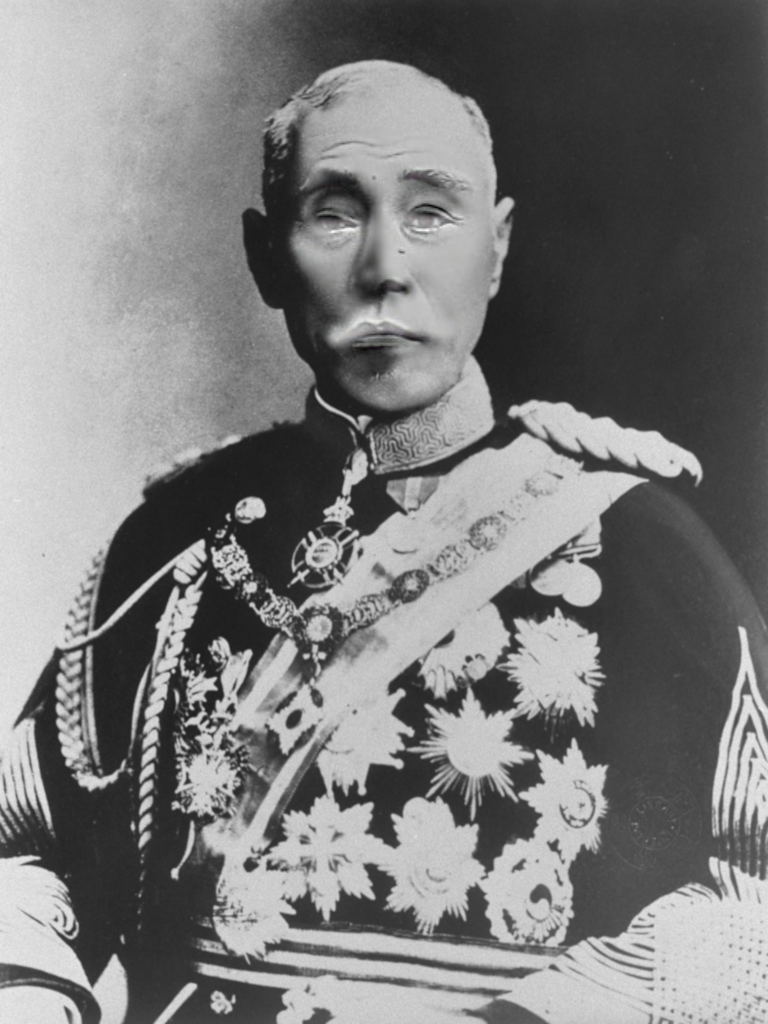
//> input picture output.png, 768 x 1024 px
$ ./poisson_image_editing output.png output.png   (built with g++ and OpenCV 4)
//> lines starting //> are read from the running program, lines starting //| are printed output that depends on the picture; after the words box and inside, x2 and y2 are one past the last pixel; in counts of white or black regions, pixels touching at a corner belong together
#include <opencv2/opencv.hpp>

#define PX3(image, i, j) image.at<Vec3f>(i, j)
#define PX4(image, i, j) image.at<Vec4f>(i, j)
#define REP(i, n) for (int i = 0; i < n; i++)
#define REP1(i, n) for (int i = 1; i < n; i++)
#define COUNT 8
#define OUTPUT_FILE "output.png"

using namespace cv;

char *cmd_option(int argc, char *argv[], char c) {
//> called with argc = 3, c = 'r'
  int i;
  for (i = 0; i < argc; i++)
    if (argv[i][0] == '-' && argv[i][1] == c)
      return argv[i + 1];
  return NULL;
}

struct hsv {
  int h, s, v;
};

struct hsv rgb2hsv(int r, int g, int b) {
  int min, max;
  struct hsv hsv;
  r < b &&r < g ? (min = r) : (b < g ? min = b : min = g);
  r > b &&r > g ? (max = r) : (b > g ? max = b : max = g);
  int h = 0;
  int s = 1.0 * (max - min) / max * 255;
  int v = max;
  if (max == r) {
    h = 60.0 * (b - g) / (max - min);
  } else if (max == g) {
    h = 60.0 * (2.0 + (r - b) / (max - min));
  } else if (max == b) {
    h = 60.0 * (4 + (g - r) / (max - min));
  }
  hsv.h = h;
  hsv.s = s;
  hsv.v = v;
  return hsv;
}

int main(int argc, char *argv[]) {
  if (argc < 3) {
    printf("使用法: %s 元画像ファイル 貼付画像ファイル [オプション]\
        \n\
        \n\033[1m貼り付け画像は、3 チャンネルであり、背景は\033[32m緑色\033[30m\033[1mである必要があります\033[0m\
        \n\
        \nオプション:\
        \n  -o\t出力ファイル名(デフォルト: %s) \
        \n  -r\t繰り返し回数(デフォルト: %d) \
        \n  -p\t貼り付け画像の座標(デフォルト: 0,0)\
        \n  -s\tリサイズ(デフォルト: 1.0)\
        \n",
           argv[0], OUTPUT_FILE, COUNT);
    return -1;
  }

  double size = 1.0;
  int repert = 0;
  if (char *rep = cmd_option(argc, argv, 'r'))
    repert = atoi(rep);

  if (char *siz = cmd_option(argc, argv, 's'))
    size = atof(siz);

  char tmp_p[64] = "0,0";
  char *opt_p = cmd_option(argc, argv, 'p');
  char *p = opt_p ? opt_p : tmp_p;
  int y, x;
  sscanf(p, "%d,%d", &y, &x);
  printf("貼り付け画像の座標: (%d, %d)\n", y, x);

  Mat target, source;
  target = imread(argv[1]);
//> target is the input picture: 1024 rows x 768 cols, CV_8UC3; mean B, G, R 124, 124, 124
  printf("読み込み(元画像): %s\n", argv[1]);
//| 読み込み(元画像): output.png
  source = imread(argv[2], -1);
  resize(source, source, Size(), size, size);
  printf("読み込み(貼付画像): %s\n", argv[2]);
//| 読み込み(貼付画像): output.png
  printf("貼り付け画像の拡大率: %.1f%%\n", size * 100);

  target.convertTo(target, CV_32FC3);
//> target: 1024 rows x 768 cols, CV_32FC3
  source.convertTo(source, CV_32FC4);
  Mat alpha(source.rows, source.cols, CV_8UC1);

  REP(i, source.rows) {
    REP(j, source.cols) {
      int r = PX3(source, i, j)[0];
      int g = PX3(source, i, j)[1];
      int b = PX3(source, i, j)[2];
      struct hsv tmp_c = rgb2hsv(r, g, b);
      if (80 < tmp_c.h && tmp_c.h < 140 && 200 < tmp_c.s && 200 < tmp_c.v) {
        alpha.at<uchar>(i, j) = 0;
      } else {
        alpha.at<uchar>(i, j) = 255;
      }
    }
  }
//> alpha: 1024 rows x 768 cols, CV_8UC1; every value is 255

  REP(k, 2) {
    Mat tmp = alpha.clone();
    REP(i, alpha.rows) {
      REP(j, alpha.cols) {
        if (alpha.at<uchar>(i, j) == 255 &&
            (alpha.at<uchar>(i - 1, j) == 0 || alpha.at<uchar>(i, j + 1) == 0 ||
             alpha.at<uchar>(i + 1, j) == 0 || alpha.at<uchar>(i, j - 1) == 0 ||
             i == 1 || j == 1 || i == alpha.rows - 1 || j == alpha.cols - 1)) {
          tmp.at<uchar>(i, j) = 0;
        }
      }
    }
    alpha = tmp;
  }
//> this loop made 2 passes
//> pass 1, `alpha = tmp;`:
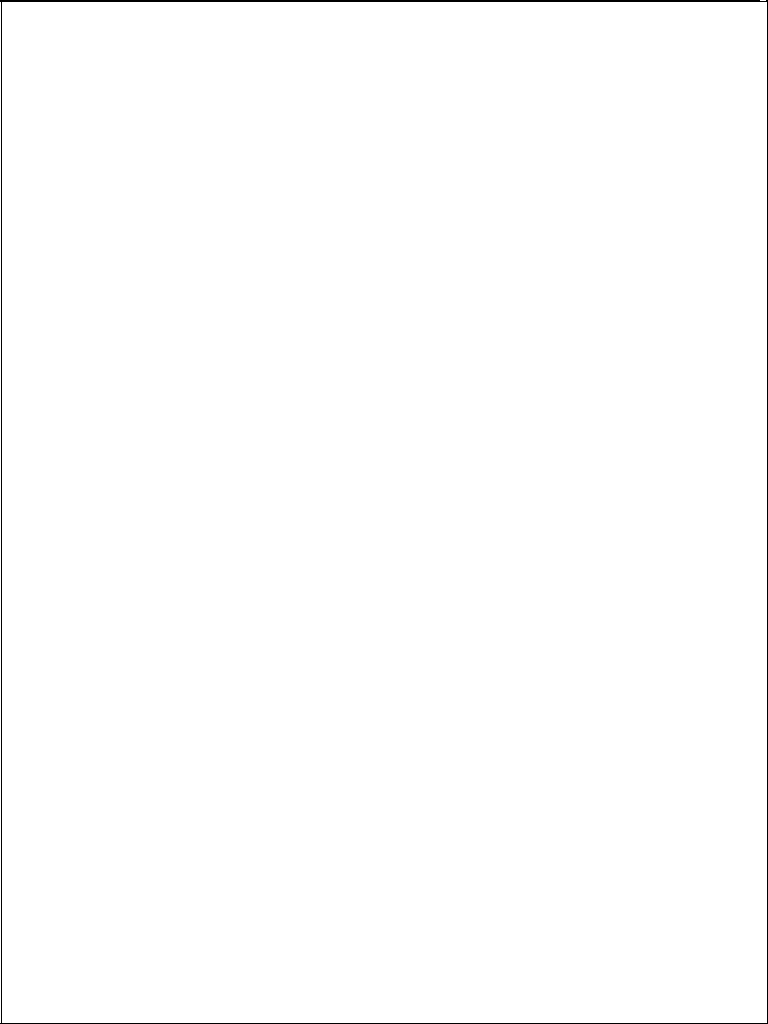
//> alpha: 1024 rows x 768 cols, CV_8UC1; 99.4% white; 1 black region, box (x1, y1, x2, y2) and area: (0, 0, 768, 1024) 4340
//> pass 2, `alpha = tmp;`:
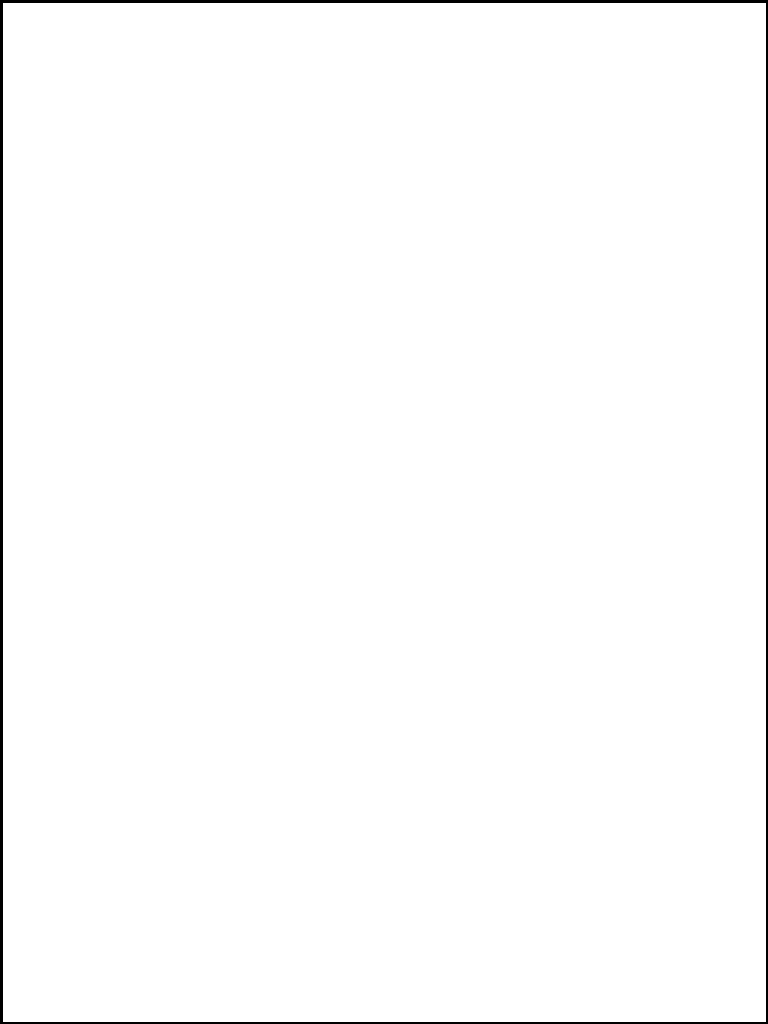
//> alpha: 1024 rows x 768 cols, CV_8UC1; 98.9% white; 1 black region, box (x1, y1, x2, y2) and area: (0, 0, 768, 1024) 8935

  // ポアソンフィルター
  REP(k, (repert ? repert : COUNT)) {
    printf("\e[G%d回目のループ...", k + 1);
    REP1(i, source.rows) {
      REP1(j, source.cols) {
        if (alpha.at<uchar>(i, j) == 255) {
          REP(rgb, 3) {
            PX3(target, i + y, j + x)
            [rgb] = (PX3(target, i - 1 + y, j + x)[rgb] -
                     PX3(source, i - 1, j)[rgb] +
                     PX3(target, i + y, j + 1 + x)[rgb] -
                     PX3(source, i, j + 1)[rgb] +
                     PX3(target, i + 1 + y, j + x)[rgb] -
                     PX3(source, i + 1, j)[rgb] +
                     PX3(target, i + y, j - 1 + x)[rgb] -
                     PX3(source, i, j - 1)[rgb]) /
                        4 +
                    PX3(source, i, j)[rgb];
          }
          // REP(rgb, 3) PX3(target, i+y, j+x)[rgb] = alpha.at<uchar>(i,
          // j)/*PX3(alpha, i, j)[rgb]*/;
        }
      }
    }
  }
  printf("\b\b\b   \n");
  target.convertTo(target, CV_8UC3);

  char *output_fn = cmd_option(argc, argv, 'o');
  if (output_fn) {
    imwrite(output_fn, target);
    printf("書き込み: %s\n", output_fn);
  } else {
    char output_file[] = OUTPUT_FILE;
    imwrite(output_file, target);
    printf("書き込み: %s\n", output_file);
  }
  imwrite("tmp_alpha.png", alpha);

  return 0;
}
